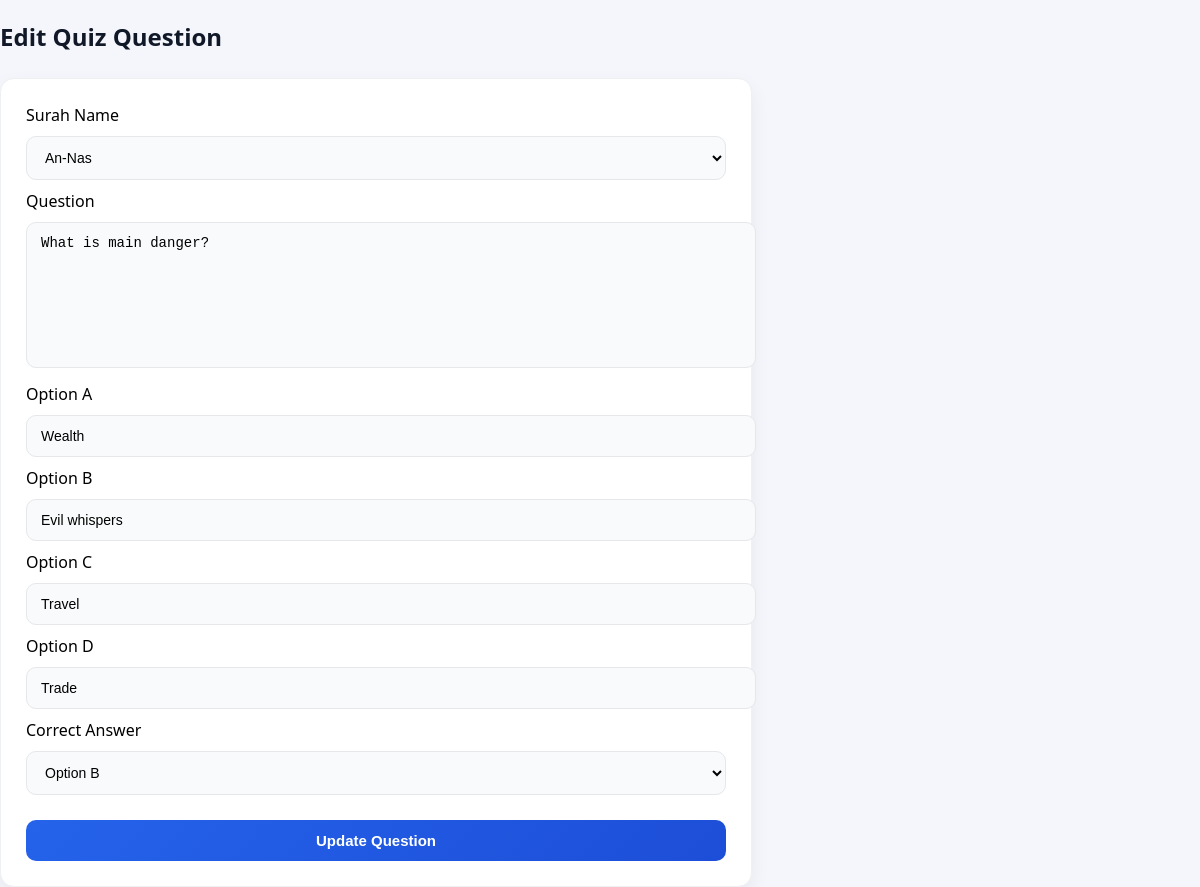
The app's page /edit_question.php?id=598 with its own data.
### tables this page shows
CREATE TABLE `quiz_questions` (
  `id` int(11) NOT NULL,
  `surah_id` int(11) DEFAULT NULL,
  `surah_name` varchar(100) DEFAULT NULL,
  `question` text DEFAULT NULL,
  `option_a` varchar(255) DEFAULT NULL,
  `option_b` varchar(255) DEFAULT NULL,
  `option_c` varchar(255) DEFAULT NULL,
  `option_d` varchar(255) DEFAULT NULL,
  `correct_answer` char(1) DEFAULT NULL
);

### edit_question.php (the view, shortened to what this page needs)
<?php
include "db.php";
$id = $_GET['id'];
$result = mysqli_query($conn,"SELECT * FROM quiz_questions WHERE id=$id");
$row = mysqli_fetch_assoc($result);
$surah_result = mysqli_query($conn,"
    SELECT DISTINCT surah_name
    FROM quiz_questions
    WHERE surah_name != ''
    ORDER BY surah_name ASC
");
?>
<!DOCTYPE html>
<html>
<head>
</head>
<body>
<h2>Edit Quiz Question</h2>
<form method="POST">
<label>Surah Name</label>
<select name="surah_name" required>
    <?php while($s = mysqli_fetch_assoc($surah_result)) { ?>
        <option value="<?= $s['surah_name'] ?>"
            <?= ($row['surah_name'] == $s['surah_name']) ? 'selected' : '' ?>>
            <?= $s['surah_name'] ?>
        </option>
    <?php } ?>
</select>
<label>Question</label>
<textarea name="question" required><?= $row['question'] ?></textarea>
<label>Option A</label>
<input type="text" name="option_a" value="<?= $row['option_a'] ?>" required>
<label>Option B</label>
<input type="text" name="option_b" value="<?= $row['option_b'] ?>" required>
<label>Option C</label>
<input type="text" name="option_c" value="<?= $row['option_c'] ?>" required>
<label>Option D</label>
<input type="text" name="option_d" value="<?= $row['option_d'] ?>" required>
<label>Correct Answer</label>
<select name="correct_answer" required>
    <option value="b" <?= ($row['correct_answer']=='b')?'selected':'' ?>>Option B</option>
</select>
<button type="submit" name="update">Update Question</button>
</form>
</body>
</html>

### edit_question.php (style rules this page uses)
body { margin:0; font-family:"Segoe UI", sans-serif; background:#f4f6fb; }
h2 { font-size:24px; font-weight:700; margin-bottom:25px; color:#111827; }
form { width:100%; max-width:700px; background:#fff; padding:25px; border-radius:14px; box-shadow:0 8px 20px rgba(0,0,0,0.06); border:1px solid #eef0f3; }
input, select, textarea { width:100%; padding:12px 14px; margin:10px 0; border:1px solid #e5e7eb; border-radius:10px; background:#f9fafb; font-size:14px; transition:0.25s; }
textarea { height:120px; resize:none; }
button { width:100%; padding:12px; margin-top:15px; border:none; border-radius:10px; background:linear-gradient(135deg,#2563eb,#1d4ed8); color:#fff; font-size:15px; font-weight:600; cursor:pointer; transition:0.2s; }

### records on screen
quiz_questions: surah_name "An-Nas", question "What is main danger?", option_a "Wealth", option_b "Evil whispers", option_c "Travel", option_d "Trade", correct_answer "Option B"
